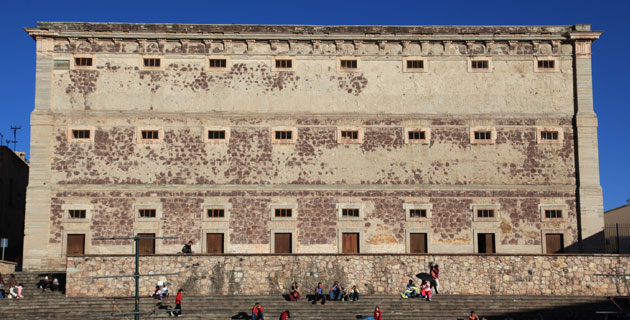
//> input picture c plus/test_opencv_detector/a1.jpg, 630 x 320 px
$ ./main a1.jpg   (built with g++ and OpenCV 4, older OpenCV classes emulated)
//> lines starting //> are read from the running program, lines starting //| are printed output that depends on the picture; after the words box and inside, x2 and y2 are one past the last pixel; in counts of white or black regions, pixels touching at a corner belong together
#include <opencv2/opencv.hpp>
#include <opencv2/nonfree/nonfree.hpp>
#include <iostream>
#include <vector>
#include <cmath>
#include <cstdio>
#include <stdlib.h>
using namespace std;
using namespace cv;

const double THRESHOLD = 300;

/**
 * Calculate euclid distance
 */
// [8 lines left out: function euclidDistance, not called in this run]

/**
 * Find the index of nearest neighbor point from keypoints.
 */
// [21 lines left out: function nearestNeighbor, not called in this run]

/**
 * Find pairs of points with the smallest distace between them
 */
// [14 lines left out: function findPairs, not called in this run]

void changeIntensity(Mat &dst,double alpha, double beta){
    //cvtColor(src, dst, CV_BGR2YCrCb);
    /// Do the operation new_image(i,j) = alpha*image(i,j) + beta
    for( int y = 0; y < dst.rows; y++ ){
        for( int x = 0; x < dst.cols; x++ ){
               // for( int c = 0; c < 3; c++ ){
                    dst.at<uchar>(y,x) =
                        saturate_cast<uchar>( alpha*( dst.at<uchar>(y,x) ) + beta );
                //}
        }
    }

}


int main(int argc, char** argv) {
  if (argc < 2) {
    cerr << "Too few arguments" << endl;
    return -1;
  }

  const char* filename = argv[1];

  printf("load file:%s\n", filename);
  // initialize detector and extractor
  FeatureDetector* detector;
  detector = new SiftFeatureDetector(
                                   //  0, // nFeatures
                                   //  5, // nOctaveLayers
                                   //  0.3, // contrastThreshold
                                   //  5, //edgeThreshold
                                   //  1.6 //sigma
                                     );

  DescriptorExtractor* extractor;
  extractor = new SiftDescriptorExtractor();

  // Compute keypoints and descriptor from the source image in advance
  vector<KeyPoint> keypoints2;
  Mat descriptors2;

  Mat originalGrayImage = imread(filename, CV_LOAD_IMAGE_GRAYSCALE);
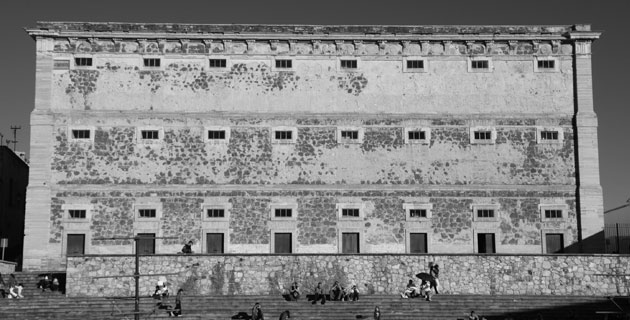
//> originalGrayImage: 320 rows x 630 cols, CV_8UC1; min 0, max 251, mean 130.2
  if (!originalGrayImage.data) {
    cerr << "gray image load error" << endl;
    return -1;
  }
  Mat originalColorImage = imread(filename, CV_LOAD_IMAGE_ANYCOLOR|CV_LOAD_IMAGE_ANYDEPTH);
//> originalColorImage is the input picture: 320 rows x 630 cols, CV_8UC3; mean B, G, R 120.5, 127.9, 138.5
  if (!originalColorImage.data) {
    cerr << "color image open error" << endl;
    return -1;
  }

  //equalizeHist( originalGrayImage, originalGrayImage );

  detector->detect(originalGrayImage, keypoints2);
//> keypoints2 = 3113 keypoints; strongest (x, y, size): (46, 278, 1.8), (56, 280, 2.3), (428, 284, 2.4), (220, 135, 6.5)
  extractor->compute(originalGrayImage, keypoints2, descriptors2);

  printf("original image:%d keypoints are found.\n", (int)keypoints2.size());
//| original image:3113 keypoints are found.

  VideoCapture capture(0);
  capture.set(CV_CAP_PROP_FRAME_WIDTH,800);
  capture.set(CV_CAP_PROP_FRAME_HEIGHT,600);

  //namedWindow("mywindow");

  Mat frame;
  while (1) {
    capture >> frame;


    // load gray scale image from camera
    Size size = frame.size();
//> size = Size(630, 320)
    Mat grayFrame(size, CV_8UC1);
    cvtColor(frame, grayFrame, CV_BGR2GRAY);
    if (!grayFrame.data) {
      cerr << "cannot find image file1" << endl;
      exit(-1);
    }
   // equalizeHist( grayFrame, grayFrame );
    //changeIntensity(grayFrame,2, 10);
    // Create a image for displaying mathing keypoints
    Size sz = Size(size.width + originalColorImage.size().width, size.height + originalColorImage.size().height);
//> sz = Size(1260, 640)
    Mat matchingImage = Mat::zeros(sz, CV_8UC3);

    // Draw camera frame
    Mat roi1 = Mat(matchingImage, Rect(0, 0, size.width, size.height));
    frame.copyTo(roi1);
    // Draw original image
    Mat roi2 = Mat(matchingImage, Rect(size.width, size.height, originalColorImage.size().width, originalColorImage.size().height));
//> roi2: 320 rows x 630 cols, CV_8UC3; every value is 0
    originalColorImage.copyTo(roi2);

    vector<KeyPoint> keypoints1;
    Mat descriptors1;
    vector<DMatch> matches;

    // Detect keypoints
    detector->detect(grayFrame, keypoints1);
//> keypoints1 = 3118 keypoints; strongest (x, y, size): (46, 278, 1.8), (56, 280, 2.3), (220, 135, 6.5), (428, 284, 2.4)
    extractor->compute(grayFrame, keypoints1, descriptors1);

   // printf("image1:%zd keypoints are found.\n", keypoints1.size());

    for (int i=0; i<keypoints1.size(); i++){
      KeyPoint kp = keypoints1[i];
      circle(matchingImage, kp.pt, cvRound(kp.size*0.25), Scalar(255,255,0), 1, 8, 0);
    }
//> this loop made 3118 passes
//> kp on passes 1 to 3: keypoint at (4.7, 143.8), size 2.5, keypoint at (5.3, 279.3), size 3.2, keypoint at (5.6, 147.2), size 2.4
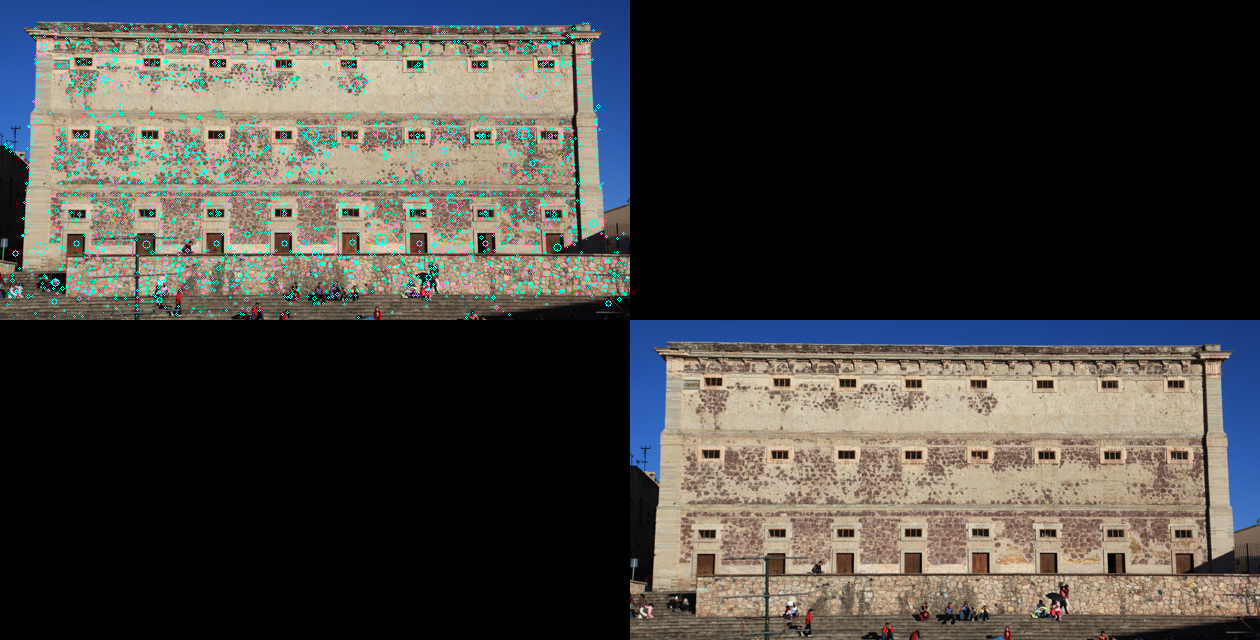
//> matchingImage: 640 rows x 1260 cols, CV_8UC3; mean B, G, R 62, 65.5, 67.3
    // [22 lines of commented-out code are left out]

      FlannBasedMatcher matcher;
    //  BFMatcher matcher(cv::NORM_HAMMING);
//      std::vector< DMatch > matches;

    //if(descriptors1.rows<descriptors2.rows){

      matcher.match( descriptors2, descriptors1, matches );
//> matches = 3113 matches
    // [5 lines of commented-out code are left out]
      double max_dist = 0; double min_dist = 100;

      //-- Quick calculation of max and min distances between keypoints

      for( int i = 0; i < descriptors2.rows; i++ )
      { double dist = matches[i].distance;
        if( dist < min_dist ) min_dist = dist;
        if( dist > max_dist ) max_dist = dist;
      }
//> this loop made 3113 passes
//> (dist, min_dist, max_dist) on pass 1: (4.36, 4.36, 4.36)
//> (dist, max_dist) on passes 26, 96, 117: (8.25, 8.25), (11.87, 11.87), (313.2, 313.2)
//> after the loop, min_dist = 0; max_dist = 313.2

     /* printf("-- Max dist : %f \n", max_dist );
      printf("-- Min dist : %f \n", min_dist );*/

    //-- Draw only "good" matches (i.e. whose distance is less than 2*min_dist,
  //-- or a small arbitary value ( 0.02 ) in the event that min_dist is very
  //-- small)
  //-- PS.- radiusMatch can also be used here.
  std::vector< DMatch > good_matches;

/*
  for( int i = 0; i < matches.size(); i++ ){
    /
       Aplicar 1 o 2 ligeras transformaciones a la imagen, matchear y buscar que pares de puntos son equivalentes
       o parecidos
    /
    if( sqrt(matches[i].distance) <= 17 ){ //40 funciono ok
        good_matches.push_back( matches[i]);
    }
  }*/
//--draw all de points
for (int i=0; i<keypoints2.size()  ; i++){
    KeyPoint kp = keypoints2[i];
    //pintar un circulo en los kepoints detectados
    circle(originalGrayImage, kp.pt, cvRound(1), Scalar(255,255,0), 1, 8, 0);//
}
//> this loop made 3113 passes
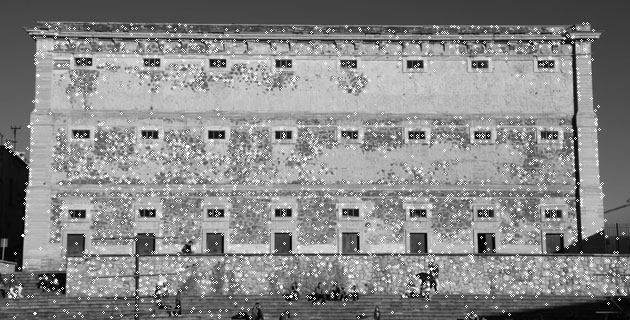
//> originalGrayImage: 320 rows x 630 cols, CV_8UC1; 4.94% of pixels changed, all inside (x1, y1, x2, y2) = (4, 22, 629, 319)
for (int i=0; i<keypoints1.size()  ; i++){
    KeyPoint kp = keypoints1[i];
    //pintar un circulo en los kepoints detectados
    circle(grayFrame, kp.pt, cvRound(1), Scalar(255,255,0), 1, 8, 0);//
}
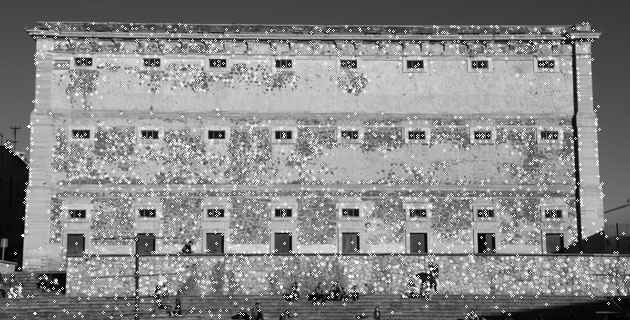
//> grayFrame: 320 rows x 630 cols, CV_8UC1; min 0, max 255, mean 136.2

    /*Aplicar una ligera transformacion a la imagen grayFrame, y luego obtener sus descriptores
      hacer el match con originalGrayImage y verificar cuales son los mismos en el primer match y en el segundo*/


      vector<KeyPoint> keypoints3,keypoints4;
      Mat descriptors3,descriptors4;
      /*clonar la imagen actual*/
      Mat trans1 = grayFrame.clone();
      Mat trans2 = grayFrame.clone();
      /*transformar*/
      //equalizeHist( trans1, trans1 );
      changeIntensity(trans1,1,-50);
//> after the loop in changeIntensity, `for( int y = 0; y < dst.rows; y++ )`:
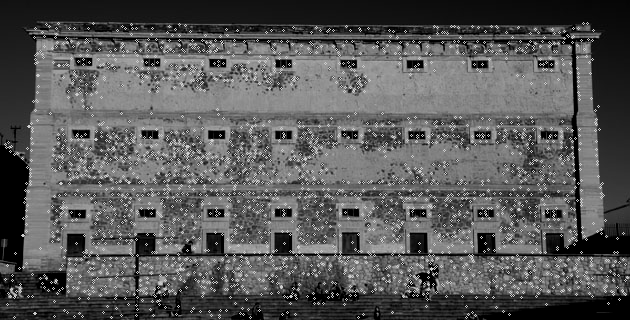
//> dst: 320 rows x 630 cols, CV_8UC1; min 0, max 205, mean 87.8
      changeIntensity(trans2,1,50);
//> call 2 of changeIntensity, with alpha = 1, beta = 50
//> after the loop in changeIntensity (call 2), `for( int y = 0; y < dst.rows; y++ )`:
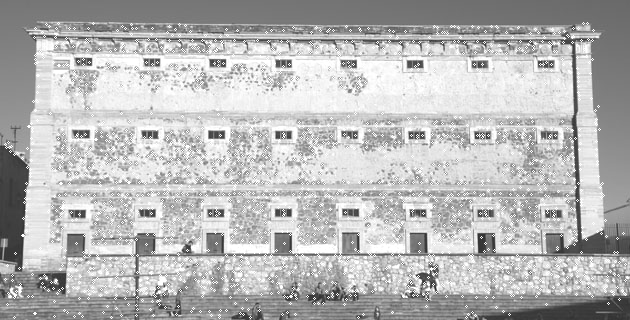
//> dst: 320 rows x 630 cols, CV_8UC1; min 50, max 255, mean 183.7

      detector->detect(trans1, keypoints3);
//> keypoints3 = 3335 keypoints; strongest (x, y, size): (35, 313, 2), (291, 296, 1.9), (23, 235, 1.9), (46, 278, 1.9)
      detector->detect(trans2, keypoints4);
//> keypoints4 = 2731 keypoints; strongest (x, y, size): (291, 296, 1.9), (22, 235, 1.8), (56, 281, 3), (35, 313, 2)
      extractor->compute(trans1, keypoints3, descriptors3);
      extractor->compute(trans2, keypoints4, descriptors4);
      vector<DMatch> matches2,matches3;
      matcher.match( descriptors2, descriptors3, matches2 );
//> matches2 = 3113 matches
      matcher.match( descriptors2, descriptors4, matches3 );
//> matches3 = 3113 matches
      /*comparar que matches si son iguales*/
      cout<<"M1: "<<matches.size()<<" M2: "<<matches2.size()<<endl;
//| M1: 3113 M2: 3113
      for( int i = 0; i < matches.size(); i++ ){
          /*KeyPoint kp1 = keypoints2[i];
          KeyPoint kp2 = keypoints2[i];*/
          //cout<<"I1: "<<matches[i].queryIdx<<" I2: "<<matches2[i].queryIdx<<endl;
          /*calcular la distancia entre los 2 puntos*/
          KeyPoint kp1 = keypoints1[matches[i].trainIdx];
          KeyPoint kp2 = keypoints3[matches2[i].trainIdx];
          KeyPoint kp3 = keypoints4[matches3[i].trainIdx];
          double rad = sqrt(pow(kp1.pt.x - kp2.pt.x,2)+pow(kp1.pt.y - kp2.pt.y,2));
          double rad2 = sqrt(pow(kp1.pt.x - kp3.pt.x,2)+pow(kp1.pt.y - kp3.pt.y,2));
          if( matches[i].distance < 250 && rad <10 && rad2 <10 )
            good_matches.push_back(matches[i]);
      }
//> this loop made 3113 passes
//> (kp1, kp2, kp3, rad, rad2) on passes 1 to 3: (keypoint at (4.7, 143.8), size 2.5, keypoint at (589.4, 68), size 2.8, keypoint at (36.9, 92.2), size 2.5, 589.6, 60.83), (keypoint at (5.3, 279.3), size 3.2, keypoint at (510.3, 194.1), size 2, keypoint at (27, 148.2), size 2, 512.1, 132.9), (keypoint at (5.6, 147.2), size 2.4, keypoint at (24.4, 194.2), size 2.9, keypoint at (32.2, 106.3), size 4.2, 50.62, 48.7)
      cout<<"GOOD Matches "<<good_matches.size()<<endl;
//| GOOD Matches 201
    //-- Draw only "good" matches
    Mat img_matches,img_matches2;

    /*drawMatches( originalGrayImage, keypoints2,trans1, keypoints3,
               good_matches, img_matches, Scalar::all(-1), Scalar::all(-1),
               vector<char>(),DrawMatchesFlags::NOT_DRAW_SINGLE_POINTS); */


   // imshow("1", img_matches);

    drawMatches( originalGrayImage, keypoints2,grayFrame, keypoints1,
               good_matches, img_matches2, Scalar::all(-1), Scalar::all(-1),
               vector<char>(),DrawMatchesFlags::NOT_DRAW_SINGLE_POINTS);
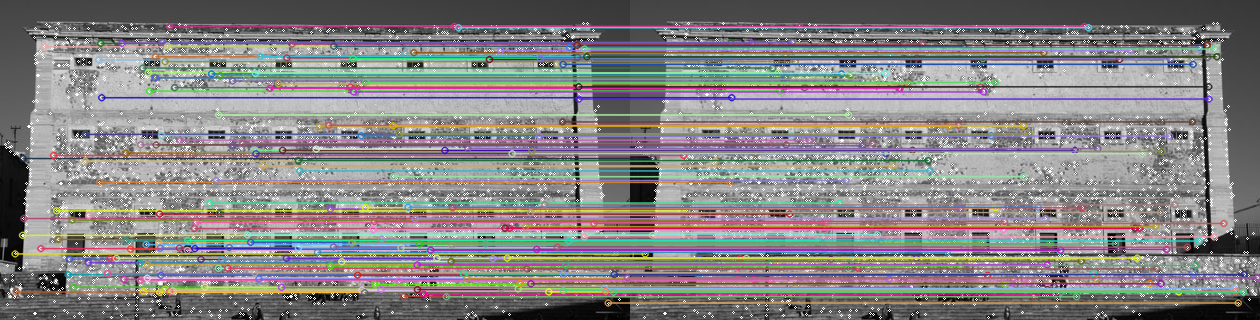
//> img_matches2: 320 rows x 1260 cols, CV_8UC3; mean B, G, R 131.3, 130.9, 134.2


    imshow("2", img_matches2);

    int c = waitKey(2);
//> the Esc key is pressed
    if (c == '\x1b')
      break;
  }

  return 0;
}

$ run again, on c plus/test_opencv_detector/a3.jpg
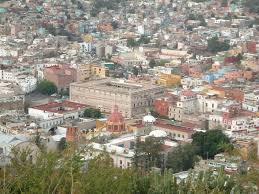
//> input picture c plus/test_opencv_detector/a3.jpg, 259 x 194 px
//> originalColorImage is the input picture: 194 rows x 259 cols, CV_8UC3; mean B, G, R 128, 142.8, 149
//> keypoints2 = 795 keypoints; strongest (x, y, size): (149, 118, 5.6), (158, 132, 7.1), (32, 112, 5.5), (53, 131, 5.1)
//| original image:795 keypoints are found.
//> roi2: 194 rows x 259 cols, CV_8UC3; every value is 0
//> keypoints1 = 796 keypoints; strongest (x, y, size): (149, 118, 5.6), (158, 132, 7.1), (32, 112, 5.5), (53, 131, 5.1)
//> the loop `for (int i=0; i<keypoints1.size(); i++)` made 796 passes
//> kp on passes 1 to 3: keypoint at (2.4, 83.6), size 2.5, keypoint at (3.2, 19), size 2.4, keypoint at (4.1, 123.4), size 2.1
//> after the loop `for (int i=0; i<keypoints1.size(); i++)`:
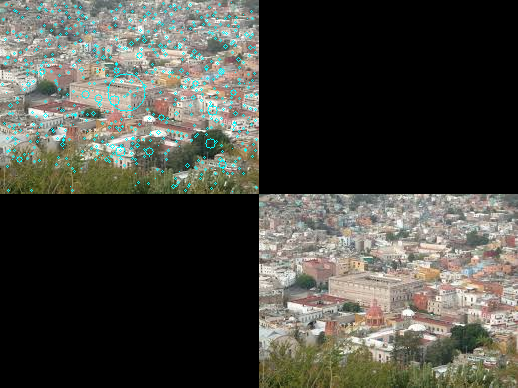
//> matchingImage: 388 rows x 518 cols, CV_8UC3; mean B, G, R 65.5, 72.8, 72.4
//> matches = 795 matches
//> the loop `for( int i = 0; i < descriptors2.rows; i++ ) { double dist = matches[i..` made 795 passes
//> (dist, min_dist, max_dist) on pass 1: (1.73, 1.73, 1.73)
//> after the loop `for( int i = 0; i < descriptors2.rows; i++ )`: min_dist = 0; max_dist = 349.2
//> the loop `for (int i=0; i<keypoints2.size()  ; i++)` made 795 passes
//> the loop `for (int i=0; i<keypoints1.size()  ; i++)` made 796 passes
//> keypoints3 = 908 keypoints; strongest (x, y, size): (137, 146, 2), (116, 64, 1.9), (135, 185, 2), (8, 190, 2.1)
//> keypoints4 = 766 keypoints; strongest (x, y, size): (216, 141, 2), (137, 146, 1.9), (204, 131, 1.9), (135, 185, 2)
//> matches2 = 795 matches
//| M1: 795 M2: 795
//> the loop `for( int i = 0; i < matches.size(); i++ )` made 795 passes
//> (kp1, kp2, kp3, rad, rad2) on passes 1 to 3: (keypoint at (2.4, 83.6), size 2.5, keypoint at (2.5, 83.8), size 2.4, keypoint at (6.7, 90.9), size 4.5, 0.242, 8.42), (keypoint at (3.2, 19), size 2.4, keypoint at (210.7, 93.1), size 3.5, keypoint at (243.4, 173.4), size 2, 220.3, 285.5), (keypoint at (4.1, 123.4), size 2.1, keypoint at (208.9, 143.2), size 21.1, keypoint at (211.1, 156.6), size 4.1, 205.7, 209.7)
//| GOOD Matches 124
//> `drawMatches( originalGrayImage, keypoints2,grayFrame, keypoints1, good..`:
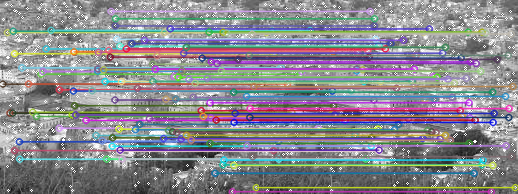
//> img_matches2: 194 rows x 518 cols, CV_8UC3; mean B, G, R 143, 136.1, 136.8
